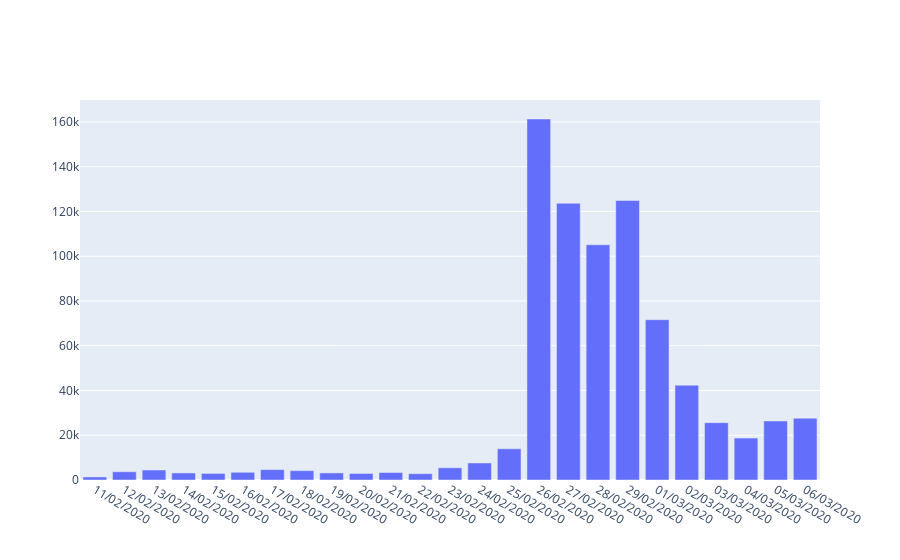

This figure's notebook cell:
### Code cell
data = [go.Bar(x=df.Data, y=df.Quantidade)]
plotly.offline.iplot(data, filename='jupyter-basic_bar')

### Figure 1 — Plotly figure (JSON) as saved in the notebook; plotly's stock layout.template omitted (floating-point values rounded to 4 significant figures)
{"data": [{"type": "bar", "x": ["11/02/2020", "12/02/2020", "13/02/2020", "14/02/2020", "15/02/2020", "16/02/2020", "17/02/2020", "18/02/2020", "19/02/2020", "20/02/2020", "21/02/2020", "22/02/2020", "23/02/2020", "24/02/2020", "25/02/2020", "26/02/2020", "27/02/2020", "28/02/2020", "29/02/2020", "01/03/2020", "02/03/2020", "03/03/2020", "04/03/2020", "05/03/2020", "06/03/2020"], "y": [1361, 3685, 4463, 3148, 2927, 3449, 4637, 4179, 3161, 2921, 3348, 2820, 5466, 7600, 13955, 161293, 123660, 105102, 124859, 71623, 42379, 25609, 18748, 26388, 27606]}], "layout": {}}
